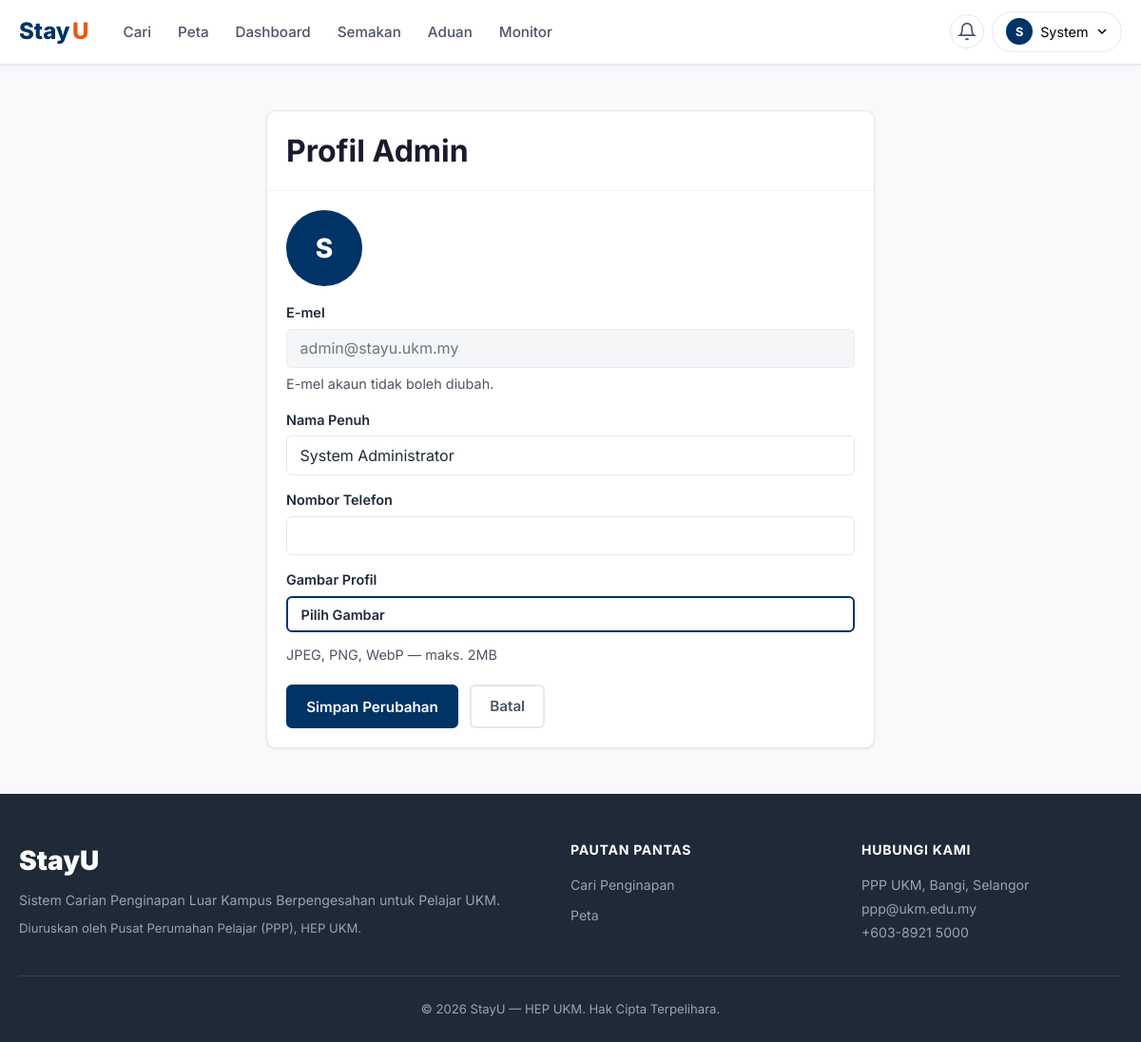
/admin/profile (signed in), run on the app's committed database.
### tables this page shows
CREATE TABLE users (
    user_id         INT AUTO_INCREMENT PRIMARY KEY,
    role            ENUM('pelajar','pemilik','admin') NOT NULL,
    owner_type      ENUM('individu','korporat') DEFAULT NULL,
    full_name       VARCHAR(150) NOT NULL,
    matric_number   VARCHAR(20)  DEFAULT NULL UNIQUE,
    ic_number       VARCHAR(20)  DEFAULT NULL UNIQUE,
    email           VARCHAR(150) DEFAULT NULL UNIQUE,
    phone_number    VARCHAR(20)  DEFAULT NULL,
    password_hash   VARCHAR(255) NOT NULL,
    profile_photo   VARCHAR(255) DEFAULT NULL,
    status          ENUM('active','suspended') NOT NULL DEFAULT 'active',
    created_at      TIMESTAMP DEFAULT CURRENT_TIMESTAMP,
    updated_at      TIMESTAMP DEFAULT CURRENT_TIMESTAMP ON UPDATE CURRENT_TIMESTAMP
);

### app/controllers/AdminController.php (called while the page is built, shortened)
<?php
class AdminController {
    private User $userModel;
    public function __construct() {
        $this->userModel      = new User();
    }
    public function profile(?string $param = null): void {
        $userId    = getSessionUserId();
        $userModel = $this->userModel;
        $user      = $userModel->findById($userId);
        $data = ['csrf' => csrfToken(), 'user' => $user];
        require BASE_PATH . '/app/views/admin/profile.php';
    }
}

### index.php (called while the page is built, shortened)
<?php
require_once BASE_PATH . '/config/db.php';
require_once BASE_PATH . '/helpers/session.php';
require_once BASE_PATH . '/helpers/validator.php';
spl_autoload_register(function (string $class): void {
    $paths = [
        BASE_PATH . '/app/models/' . $class . '.php',
        BASE_PATH . '/app/controllers/' . $class . '.php',
    ];
    foreach ($paths as $path) {
        if (file_exists($path)) {
            return;
        }
    }
});
$url = trim($_GET['url'] ?? '', '/');
$segments = array_filter(explode('/', $url));
$segments = array_values($segments);
$action     = $segments[1] ?? 'index';
$param      = $segments[2] ?? null;
$ctrl = new $controllerClass();
$ctrl->$action($param);

### helpers/session.php (called while the page is built, shortened)
<?php
function isLoggedIn(): bool {
    return !empty($_SESSION['logged_in']) && !empty($_SESSION['user_id']);
}
function getSessionUser(): array {
    return [
        'user_id'       => $_SESSION['user_id']       ?? null,
        'role'          => $_SESSION['role']          ?? null,
        'full_name'     => $_SESSION['full_name']     ?? null,
        'owner_type'    => $_SESSION['owner_type']    ?? null,
        'status'        => $_SESSION['status']        ?? null,
        'profile_photo' => $_SESSION['profile_photo'] ?? null,
    ];
}
function getSessionRole(): ?string {
    return $_SESSION['role'] ?? null;
}
function getSessionUserId(): ?int {
    return isset($_SESSION['user_id']) ? (int) $_SESSION['user_id'] : null;
}

### app/models/User.php (called while the page is built, shortened)
<?php
class User {
    private PDO $pdo;
    public function __construct() {
        $this->pdo = getPDO();
    }
    public function findById(int $id): ?array {
        $stmt = $this->pdo->prepare('SELECT * FROM users WHERE user_id = ? LIMIT 1');
        $stmt->execute([$id]);
        return $stmt->fetch() ?: null;
    }
}

### config/db.php (called while the page is built, shortened)
<?php
function getPDO(): PDO {
    static $pdo = null;
    if ($pdo === null) {
        $dsn = 'mysql:host=' . DB_HOST . ';dbname=' . DB_NAME . ';charset=' . DB_CHARSET;
        $options = [
            PDO::ATTR_ERRMODE            => PDO::ERRMODE_EXCEPTION,
            PDO::ATTR_DEFAULT_FETCH_MODE => PDO::FETCH_ASSOC,
            PDO::ATTR_EMULATE_PREPARES   => false,
        ];
        try {
            $pdo = new PDO($dsn, DB_USER, DB_PASS, $options);
        } catch (PDOException $e) {
            http_response_code(500);
            die(json_encode(['error' => 'Database connection failed.']));
        }
    }
    return $pdo;
}

### helpers/validator.php (called while the page is built, shortened)
<?php
function csrfToken(): string {
    return $_SESSION['csrf_token'];
}

### app/views/admin/profile.php (the view, shortened to what this page needs)
<?php
require BASE_PATH . '/app/views/layouts/header.php';
$u       = $data['user'];
?>
<?php require BASE_PATH . '/app/views/layouts/navbar.php'; ?>
<main class="form-page">
<div class="container container--narrow">
    <div class="card">
        <div class="card-header">
            <h1>Profil Admin</h1>
        </div>
        <div class="card-body">
            <div class="profile-photo-wrap">
                <?php if (!empty($u['profile_photo'])): ?>
                <img id="photoPreview"
                     src="<?= BASE_URL ?>/public/uploads/photos/<?= htmlspecialchars($u['profile_photo']) ?>"
                     alt="Gambar profil" class="profile-photo-img">
                <?php else: ?>
                <div class="profile-photo-initial" id="photoInitial">
                    <?= strtoupper(substr($u['full_name'], 0, 1)) ?>
                </div>
                <?php endif; ?>
            </div>
            <form method="POST" action="<?= BASE_URL ?>/admin/profile" enctype="multipart/form-data">
                <div class="form-group">
                    <label>E-mel</label>
                    <input type="text" value="<?= htmlspecialchars($u['email'] ?? '') ?>"
                           disabled class="input-disabled">
                    <small class="text-muted">E-mel akaun tidak boleh diubah.</small>
                </div>
                <div class="form-group">
                    <label for="full_name">Nama Penuh</label>
                    <input type="text" id="full_name" name="full_name"
                           value="<?= htmlspecialchars($u['full_name']) ?>" required>
                </div>
                <div class="form-group">
                    <label for="phone_number">Nombor Telefon</label>
                    <input type="tel" id="phone_number" name="phone_number"
                           value="<?= htmlspecialchars($u['phone_number'] ?? '') ?>">
                </div>
                <div class="form-group">
                    <label>Gambar Profil</label>
                    <label for="profile_photo" class="btn btn-outline btn-sm" style="cursor:pointer;display:inline-block">
                        Pilih Gambar
                    </label>
                    <small class="text-muted d-block mt-1">JPEG, PNG, WebP — maks. 2MB</small>
                </div>
                <div class="form-actions">
                    <button type="submit" class="btn btn-primary">Simpan Perubahan</button>
                    <a href="<?= BASE_URL ?>/admin/dashboard" class="btn btn-ghost">Batal</a>
                </div>
            </form>
        </div>
    </div>
</div>
</main>
<?php require BASE_PATH . '/app/views/layouts/footer.php'; ?>

### app/views/layouts/header.php (shortened to what this page needs)
<!DOCTYPE html>
<html lang="ms">
<head>
    <link rel="stylesheet" href="<?= BASE_URL ?>/public/css/style.css">
</head>
<body class="<?= htmlspecialchars($bodyClass ?? '') ?>">

### app/views/layouts/navbar.php (shortened to what this page needs)
<?php
$role        = getSessionRole();
$currentUser = isLoggedIn() ? getSessionUser() : null;
$currentUrl = $_SERVER['REQUEST_URI'] ?? '';
function navActive(string $path): string {
    global $currentUrl;
    return str_contains($currentUrl, $path) ? 'active' : '';
}
?>
<nav class="navbar" id="mainNav">
    <div class="container nav-container">
        <a href="<?= BASE_URL ?>/student/search" class="nav-brand">
            <span class="brand-stay">Stay</span><span class="brand-u">U</span>
        </a>
        <div class="nav-menu" id="navMenu">
            <ul class="nav-links">
                <li><a href="<?= BASE_URL ?>/student/search" class="<?= navActive('/student/search') ?>">Cari</a></li>
                <li><a href="<?= BASE_URL ?>/student/map" class="<?= navActive('/student/map') ?>">Peta</a></li>
                <?php if ($role === 'pelajar'): ?>
                <li><a href="<?= BASE_URL ?>/student/dashboard" class="<?= navActive('/student/dashboard') ?>">Dashboard</a></li>
                <?php elseif ($role === 'pemilik'): ?>
                <li><a href="<?= BASE_URL ?>/owner/dashboard" class="<?= navActive('/owner/dashboard') ?>">Dashboard</a></li>
                <li><a href="<?= BASE_URL ?>/owner/listing_form" class="<?= navActive('/owner/listing_form') ?>">+ Iklan</a></li>
                <?php elseif ($role === 'admin'): ?>
                <li><a href="<?= BASE_URL ?>/admin/dashboard" class="<?= navActive('/admin/dashboard') ?>">Dashboard</a></li>
                <li><a href="<?= BASE_URL ?>/admin/document_review" class="<?= navActive('/document_review') ?>">Semakan</a></li>
                <li><a href="<?= BASE_URL ?>/admin/complaint_panel" class="<?= navActive('/complaint_panel') ?>">Aduan</a></li>
                <li><a href="<?= BASE_URL ?>/admin/system_monitor" class="<?= navActive('/system_monitor') ?>">Monitor</a></li>
                <?php endif; ?>
            </ul>
            <div class="nav-actions">
                <?php if ($currentUser): ?>
                <div class="notif-bell-wrap" id="notifBellWrap">
                    <button type="button" class="nav-bell" id="bellBtn" aria-label="Notifikasi">
                        <svg viewBox="0 0 24 24" width="20" height="20" stroke="currentColor" fill="none" stroke-width="2">
                            <path d="M18 8A6 6 0 0 0 6 8c0 7-3 9-3 9h18s-3-2-3-9"/>
                            <path d="M13.73 21a2 2 0 0 1-3.46 0"/>
                        </svg>
                    </button>
                </div>
                <div class="nav-user-menu" id="userMenuToggle">
                    <button class="nav-user-btn" type="button">
                        <?php if (($role === 'pelajar' || $role === 'pemilik') && !empty($currentUser['profile_photo'])): ?>
                        <img src="<?= BASE_URL ?>/public/uploads/photos/<?= htmlspecialchars($currentUser['profile_photo']) ?>"
                             alt="" class="user-avatar-img">
                        <?php else: ?>
                        <span class="user-avatar"><?= strtoupper(substr($currentUser['full_name'], 0, 1)) ?></span>
                        <?php endif; ?>
                        <span class="user-name"><?= htmlspecialchars(explode(' ', $currentUser['full_name'])[0]) ?></span>
                        <svg width="12" height="12" viewBox="0 0 12 12"><path d="M2 4l4 4 4-4" stroke="currentColor" stroke-width="1.5" fill="none"/></svg>
                    </button>
                </div>
                <?php else: ?>
                <a href="<?= BASE_URL ?>/auth/login" class="btn btn-outline btn-sm">Log Masuk</a>
                <a href="<?= BASE_URL ?>/auth/register" class="btn btn-primary btn-sm">Daftar</a>
                <?php endif; ?>
            </div>
        </div>
    </div>
</nav>

### app/views/layouts/footer.php (shortened to what this page needs)
    <footer class="site-footer">
        <div class="container">
            <div class="footer-grid">
                <div class="footer-brand">
                    <span class="footer-logo">StayU</span>
                    <p>Sistem Carian Penginapan Luar Kampus Berpengesahan untuk Pelajar UKM.</p>
                    <p class="footer-sub">Diuruskan oleh Pusat Perumahan Pelajar (PPP), HEP UKM.</p>
                </div>
                <div class="footer-links">
                    <h4>Pautan Pantas</h4>
                    <ul>
                        <li><a href="<?= BASE_URL ?>/student/search">Cari Penginapan</a></li>
                        <li><a href="<?= BASE_URL ?>/student/map">Peta</a></li>
                    </ul>
                </div>
                <div class="footer-contact">
                    <h4>Hubungi Kami</h4>
                    <p>PPP UKM, Bangi, Selangor</p>
                    <p>ppp@ukm.edu.my</p>
                    <p>+603-8921 5000</p>
                </div>
            </div>
            <div class="footer-bottom">
                <p>&copy; <?= date('Y') ?> StayU — HEP UKM. Hak Cipta Terpelihara.</p>
            </div>
        </div>
    </footer>
</body>
</html>

### data on the page
users: full_name "S", full_name "System", email "admin@stayu.ukm.my", full_name "System Administrator"
